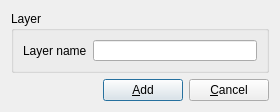
<?xml version="1.0" encoding="UTF-8"?>
<ui version="4.0">
 <class>Dialog</class>
 <widget class="QDialog" name="Dialog">
  <property name="geometry">
   <rect>
    <x>0</x>
    <y>0</y>
    <width>280</width>
    <height>112</height>
   </rect>
  </property>
  <property name="minimumSize">
   <size>
    <width>280</width>
    <height>112</height>
   </size>
  </property>
  <property name="maximumSize">
   <size>
    <width>280</width>
    <height>112</height>
   </size>
  </property>
  <property name="windowTitle">
   <string>Add to layer</string>
  </property>
  <property name="windowIcon">
   <iconset resource="../../resources/resources.qrc">
    <normaloff>:/icons/objectmap.png</normaloff>:/icons/objectmap.png</iconset>
  </property>
  <layout class="QVBoxLayout" name="verticalLayout_2">
   <item>
    <widget class="QGroupBox" name="groupBox_2">
     <property name="title">
      <string>Layer</string>
     </property>
     <layout class="QFormLayout" name="formLayout">
      <item row="0" column="0">
       <widget class="QLabel" name="labelLayerName">
        <property name="enabled">
         <bool>true</bool>
        </property>
        <property name="text">
         <string>Layer name</string>
        </property>
        <property name="buddy">
         <cstring>lineEditLayerName</cstring>
        </property>
       </widget>
      </item>
      <item row="0" column="1">
       <widget class="QLineEdit" name="lineEditLayerName">
        <property name="minimumSize">
         <size>
          <width>0</width>
          <height>20</height>
         </size>
        </property>
       </widget>
      </item>
     </layout>
    </widget>
   </item>
   <item>
    <layout class="QHBoxLayout" name="horizontalLayout">
     <item>
      <spacer name="horizontalSpacer">
       <property name="orientation">
        <enum>Qt::Horizontal</enum>
       </property>
       <property name="sizeHint" stdset="0">
        <size>
         <width>40</width>
         <height>20</height>
        </size>
       </property>
      </spacer>
     </item>
     <item>
      <widget class="QPushButton" name="pushButtonAdd">
       <property name="text">
        <string>&amp;Add</string>
       </property>
      </widget>
     </item>
     <item>
      <widget class="QPushButton" name="pushButtonCancel">
       <property name="text">
        <string>&amp;Cancel</string>
       </property>
      </widget>
     </item>
    </layout>
   </item>
  </layout>
 </widget>
 <resources>
  <include location="../../resources/resources.qrc"/>
 </resources>
 <connections>
  <connection>
   <sender>pushButtonCancel</sender>
   <signal>clicked()</signal>
   <receiver>Dialog</receiver>
   <slot>close()</slot>
   <hints>
    <hint type="sourcelabel">
     <x>165</x>
     <y>119</y>
    </hint>
    <hint type="destinationlabel">
     <x>112</x>
     <y>70</y>
    </hint>
   </hints>
  </connection>
 </connections>
</ui>
